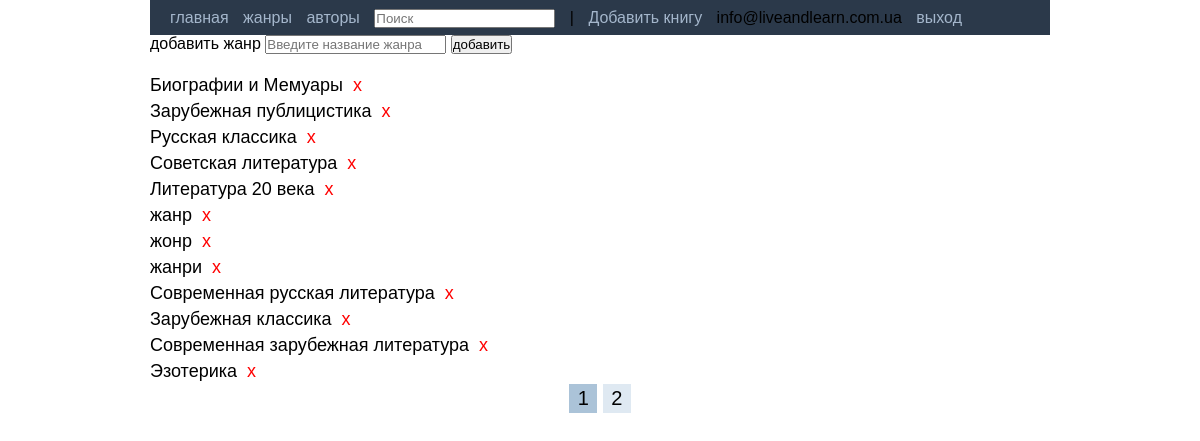
The app's page /admin/genre.php with its own data.
### tables this page shows
CREATE TABLE IF NOT EXISTS `genres` (
  `genre_id` int(5) unsigned NOT NULL AUTO_INCREMENT,
  `genre_name` varchar(60) NOT NULL DEFAULT '',
  `genre_altname` varchar(60) NOT NULL DEFAULT '',
  PRIMARY KEY (`genre_id`),
  UNIQUE KEY `genre_name` (`genre_name`)
);

### admin/genre.php (the view, shortened to what this page needs)
<?
include __DIR__ . '/views/header.php';
include __DIR__ . '/views/add_genre.php';
include __DIR__ . '/inc/functions.php';
$id = dont_hack($_GET[id],int);
echo "<section class=\"genres\">";
if ( isset($_GET[id]) && !empty($_GET[id]) ) {
	$select_sql_1 = "SELECT * FROM genres WHERE genre_id=$id";
	$result_1 = mysqli_query($db, $select_sql_1) or die(mysqli_error($db));
	$myrow_1 = mysqli_fetch_array($result_1, MYSQLI_ASSOC);
	echo "Вcе книги жанра $myrow_1[genre_name]:";
	$select_sql = "SELECT book FROM book_genre WHERE genre=$id";
	$result = mysqli_query($db, $select_sql) or die(mysqli_error($db));
	$how = mysqli_num_rows($result);
	if ($how == 0) {
		echo "<br> 0 результатов";
	}
	else{
		for ($i=0; $i < $how; $i++) {
			$myrow = mysqli_fetch_array($result, MYSQLI_ASSOC);
			$select_sql_2="SELECT * FROM books WHERE book_id=$myrow[book]";
			$result_2=mysqli_query($db, $select_sql_2) or die(mysqli_error($db));
			$myrow_2= mysqli_fetch_array($result_2, MYSQLI_ASSOC);
			echo "<h2><a href=\"/book.php?id=$myrow_2[book_id]\">$myrow_2[book_title]</a></h2>";
		}
	}
}
else{
	$select_sql_100 = "SELECT genre_id FROM genres";
	$result_100 = mysqli_query($db, $select_sql_100) or die(mysqli_error($db));
	$how_pages = mysqli_num_rows($result_100);
	if ( isset($_GET[page]) && !empty($_GET[page]) ) {
		$page = dont_hack($_GET[page],int);
		$offset = ($page - 1) * 12;
		$select_sql_1 = "SELECT * FROM genres LIMIT $offset, 12";
	}
	else{
		$select_sql_1 = "SELECT * FROM genres LIMIT 12";
	}
	$result_1 = mysqli_query($db, $select_sql_1) or die(mysqli_error($db));
	for ($i=0; $i < $how_pages-1; $i++) {
		$myrow_1 = mysqli_fetch_array($result_1, MYSQLI_ASSOC);
		if ( !empty($myrow_1[genre_name]) ) {
			echo "<a href=\"/genre.php/?id=$myrow_1[genre_id]\">$myrow_1[genre_name]</a>";
		echo '<a title="удалить" style="color:red" class="del_a" href="/admin/inc/del_genre.php/?id='. $myrow_1[genre_id].'">х</a><br>';
		}
	}
}
echo "</section>";
echo "<nav>";
echo pagination($how_pages);
echo "</nav>";

### style.css (style rules this page uses)
* { padding: 0; margin: 0; font-family: arial,tahoma,verdana; }
html { //background-color: white; }
body { //background-color: grey; width: 900px; margin: 0 auto; }
section { float: left; }
nav { clear: both; text-align: center; font-size: 20px; margin-bottom: 20px; }
section.genres a,section.authors a { text-decoration: none; font-size: 18px; line-height: 26px; color: black; }
.del_a { font-size: 10px; margin-left: 10px; color: grey; }

### records on screen
genres: genre_name "Биографии и Мемуары"
genres: genre_name "Зарубежная публицистика"
genres: genre_name "Русская классика"
genres: genre_name "Советская литература"
genres: genre_name "Литература 20 века"
genres: genre_name "жанр"
genres: genre_name "жонр"
genres: genre_name "жанри"
genres: genre_name "Современная русская литература"
genres: genre_name "Зарубежная классика"
genres: genre_name "Современная зарубежная литература"
genres: genre_name "Эзотерика"

### other values on screen
$e_mail "info@liveandlearn.com.ua"
$page "1"
